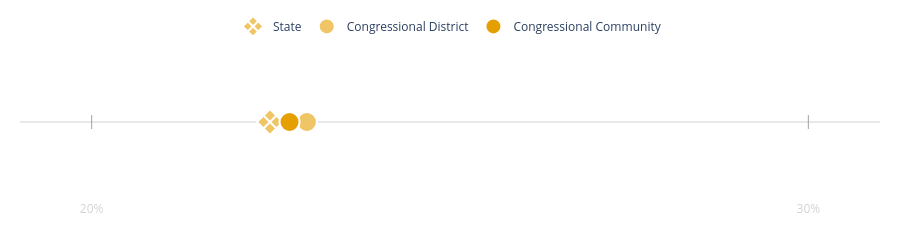

Notebook code for this chart:
### Markdown cell above
# Making it a widget to update on hover

### Code cell
fig_1

### Figure 1 — Plotly figure (JSON) as saved in the notebook; plotly's stock layout.template omitted (floating-point values rounded to 4 significant figures)
{"data": [{"hoverinfo": "skip", "marker": {"color": "lightgrey", "line": {"width": 1}, "size": 10, "symbol": "line-ns"}, "mode": "lines+markers", "opacity": 0.5, "showlegend": false, "type": "scatter", "x": [0.0, 0.1, 0.2, 0.3, 0.4, 0.5, 0.6, 0.7, 0.8, 0.9, 1.0], "y": [1, 1, 1, 1, 1, 1, 1, 1, 1, 1, 1]}, {"hovertemplate": "State: 22.5%<extra></extra>", "marker": {"color": "#F0C566", "line": {"color": "white", "width": 2}, "size": 20, "symbol": "diamond-x"}, "mode": "markers", "name": "State", "type": "scatter", "x": [0.2249], "y": [1]}, {"hovertemplate": "Congressional District: 23.0%<extra></extra>", "marker": {"color": "#F0C566", "line": {"color": "white", "width": 2}, "size": 20, "symbol": "circle"}, "mode": "markers", "name": "Congressional District", "type": "scatter", "x": [0.23], "y": [1]}, {"hovertemplate": "Congressional Community: 22.8%<extra></extra>", "marker": {"color": "#E69F00", "line": {"color": "white", "width": 2}, "size": 20, "symbol": "circle"}, "mode": "markers", "name": "Congressional Community", "type": "scatter", "x": [0.2276], "y": [1]}], "layout": {"height": 200, "legend": {"orientation": "h", "x": 0.5, "xanchor": "center", "y": 1.02, "yanchor": "bottom"}, "margin": {"b": 40, "l": 20, "r": 20, "t": 40}, "plot_bgcolor": "white", "xaxis": {"color": "lightgrey", "range": [0.19, 0.31], "showgrid": false, "tickmode": "array", "ticktext": ["0%", "10%", "20%", "30%", "40%", "50%", "60%", "70%", "80%", "90%", "100%"], "tickvals": [0.0, 0.1, 0.2, 0.3, 0.4, 0.5, 0.6, 0.7, 0.8, 0.9, 1.0], "zeroline": false}, "yaxis": {"range": [0.9, 1.1], "visible": false}}}
